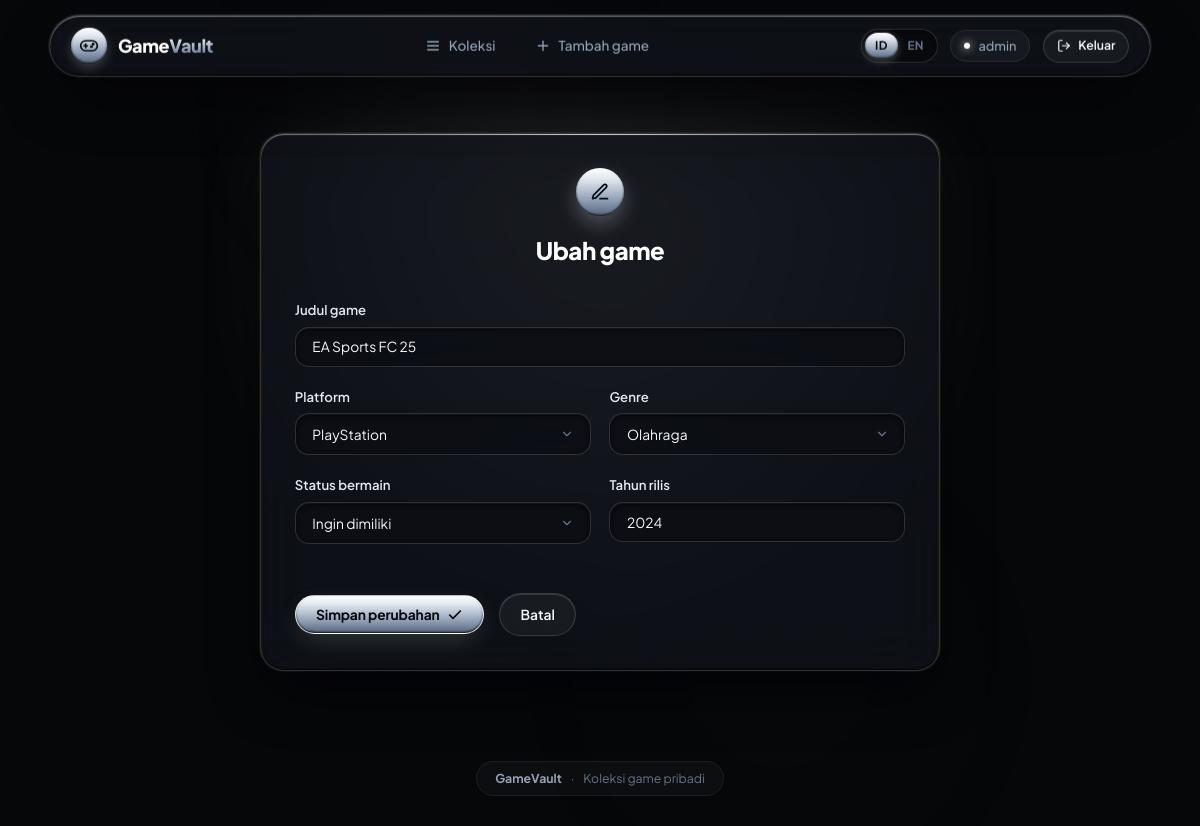
Screenshot of /edit.php?id=10 (signed in) with the database file from the repository.
### tables this page shows
CREATE TABLE games (
    id           INT UNSIGNED NOT NULL AUTO_INCREMENT PRIMARY KEY,
    title        VARCHAR(150) NOT NULL,
    platform     ENUM('pc','playstation','xbox','switch','mobile','other') NOT NULL,
    genre        ENUM('action','adventure','rpg','strategy','sports','racing','simulation','puzzle','horror','other') NOT NULL,
    status       ENUM('playing','completed','backlog','wishlist') NOT NULL DEFAULT 'backlog',
    release_year SMALLINT UNSIGNED NOT NULL,
    created_at   TIMESTAMP NOT NULL DEFAULT CURRENT_TIMESTAMP,
    updated_at   TIMESTAMP NOT NULL DEFAULT CURRENT_TIMESTAMP ON UPDATE CURRENT_TIMESTAMP,
    INDEX idx_status (status),
    INDEX idx_title (title)
);

### includes/bootstrap.php (called while the page is built, shortened)
<?php
require_once __DIR__ . '/../config/database.php';
function t(string $key): string
{
    return $GLOBALS['LANG'][$key] ?? $key;
}
function e(?string $value): string
{
    return htmlspecialchars((string) $value, ENT_QUOTES, 'UTF-8');
}
function platform_options(): array
{
    return ['pc', 'playstation', 'xbox', 'switch', 'mobile', 'other'];
}
function genre_options(): array
{
    return ['action', 'adventure', 'rpg', 'strategy', 'sports', 'racing', 'simulation', 'puzzle', 'horror', 'other'];
}
function status_options(): array
{
    return ['playing', 'completed', 'backlog', 'wishlist'];
}

### config/database.php (called while the page is built, shortened)
<?php
function db(): PDO
{
    static $pdo = null;
    if ($pdo === null) {
        try {
            $pdo = new PDO(
                'mysql:host=' . DB_HOST . ';dbname=' . DB_NAME . ';charset=utf8mb4',
                DB_USER,
                DB_PASS,
                [
                    PDO::ATTR_ERRMODE            => PDO::ERRMODE_EXCEPTION,
                    PDO::ATTR_DEFAULT_FETCH_MODE => PDO::FETCH_ASSOC,
                    PDO::ATTR_EMULATE_PREPARES   => false,
                ]
            );
        } catch (PDOException $e) {
            http_response_code(500);
            exit('Koneksi database gagal / Database connection failed. Periksa config/database.php');
        }
    }
    return $pdo;
}

### includes/game_form.php (the view, shortened to what this page needs)
<form method="post" class="form" novalidate>
    <div class="field <?= isset($errors['title']) ? 'has-error' : '' ?>">
        <label for="title"><?= e(t('field_title')) ?></label>
        <div class="input-wrap">
            <input type="text" id="title" name="title" maxlength="150" value="<?= e($game['title']) ?>" placeholder="e.g. Elden Ring, The Witcher 3" required>
        </div>
    </div>
    <div class="field-row">
        <div class="field <?= isset($errors['platform']) ? 'has-error' : '' ?>">
            <label for="platform"><?= e(t('field_platform')) ?></label>
            <div class="select-wrap">
                <select id="platform" name="platform" required>
                    <?php foreach (platform_options() as $p): ?>
                        <option value="<?= e($p) ?>" <?= $game['platform'] === $p ? 'selected' : '' ?>><?= e(t('platform_' . $p)) ?></option>
                    <?php endforeach; ?>
                </select>
                <svg class="select-arrow" width="14" height="14" viewBox="0 0 24 24" fill="none" stroke="currentColor" stroke-width="2" stroke-linecap="round" stroke-linejoin="round">
                    <polyline points="6 9 12 15 18 9"></polyline>
                </svg>
            </div>
        </div>
        <div class="field <?= isset($errors['genre']) ? 'has-error' : '' ?>">
            <label for="genre"><?= e(t('field_genre')) ?></label>
            <div class="select-wrap">
                <select id="genre" name="genre" required>
                    <?php foreach (genre_options() as $g): ?>
                        <option value="<?= e($g) ?>" <?= $game['genre'] === $g ? 'selected' : '' ?>><?= e(t('genre_' . $g)) ?></option>
                    <?php endforeach; ?>
                </select>
                <svg class="select-arrow" width="14" height="14" viewBox="0 0 24 24" fill="none" stroke="currentColor" stroke-width="2" stroke-linecap="round" stroke-linejoin="round">
                    <polyline points="6 9 12 15 18 9"></polyline>
                </svg>
            </div>
        </div>
    </div>
    <div class="field-row">
        <div class="field <?= isset($errors['status']) ? 'has-error' : '' ?>">
            <label for="status"><?= e(t('field_status')) ?></label>
            <div class="select-wrap">
                <select id="status" name="status" required>
                    <?php foreach (status_options() as $s): ?>
                        <option value="<?= e($s) ?>" <?= $game['status'] === $s ? 'selected' : '' ?>><?= e(t('status_' . $s)) ?></option>
                    <?php endforeach; ?>
                </select>
                <svg class="select-arrow" width="14" height="14" viewBox="0 0 24 24" fill="none" stroke="currentColor" stroke-width="2" stroke-linecap="round" stroke-linejoin="round">
                    <polyline points="6 9 12 15 18 9"></polyline>
                </svg>
            </div>
        </div>
        <div class="field <?= isset($errors['release_year']) ? 'has-error' : '' ?>">
            <label for="release_year"><?= e(t('field_year')) ?></label>
            <div class="input-wrap">
                <input type="number" id="release_year" name="release_year" value="<?= e((string) $game['release_year']) ?>" placeholder="e.g. 2024" required>
            </div>
        </div>
    </div>
    <div class="actions">
        <button type="submit" class="btn btn-primary btn-chrome">
            <span><?= e($submitLabel) ?></span>
            <svg width="16" height="16" viewBox="0 0 24 24" fill="none" stroke="currentColor" stroke-width="2.5" stroke-linecap="round" stroke-linejoin="round">
                <polyline points="20 6 9 17 4 12"></polyline>
            </svg>
        </button>
        <a class="btn btn-ghost" href="index.php"><?= e(t('cancel')) ?></a>
    </div>
</form>

### assets/style.css (style rules this page uses)
:root { --bg-void: #060709; --bg-subtle: #0c0e14; --text-primary: #f8fafc; --text-secondary: #94a3b8; --text-muted: #64748b; --text-dark: #07090e; --glass-surface: rgba(18, 21, 28, 0.68); --glass-surface-hover: rgba(26, 30, 40, 0.78); --glass-subtle: rgba(255, 255, 255, 0.04); --glass-border: rgba(255, 255, 255, 0.14); --glass-border-bright: rgba(255, 255, 255, 0.45); --glass-blur: 24px; --specular-rim: inset 0 1px 1px 0 rgba(255, 255, 255, 0.45), inset 0 -1px 2px 0 rgba(0, 0, 0, 0.8); --specular-glow: 0 0 25px -4px rgba(255, 255, 255, 0.12); --card-shadow: 0 24px 60px -15px rgba(0, 0, 0, 0.85), 0 0 1px 1px rgba(255, 255, 255, 0.08); --chrome-gradient: linear-gradient(180deg, #ffffff 0%, #e2e8f0 22%, #94a3b8 65%, #64748b 92%, #475569 100%); --chrome-gradient-hover: linear-gradient(180deg, #ffffff 0%, #f8fafc 25%, #cbd5e1 65%, #94a3b8 95%, #64748b 100%); --chrome-dark-gradient: linear-gradient(180deg, rgba(255,255,255,0.12) 0%, rgba(255,255,255,0.03) 100%); --radius-pill: 9999px; --radius-card: 24px; --radius-input: 14px; --radius-badge: 9999px; --st-playing-bg: rgba(255, 255, 255, 0.14); --st-playing-border: rgba(255, 255, 255, 0.4); --st-playing-text: #ffffff; --st-completed-bg: rgba(210, 218, 230, 0.1); --st-completed-border: rgba(210, 218, 230, 0.28); --st-completed-text: #e2e8f0; --st-backlog-bg: rgba(148, 163, 184, 0.08); --st-backlog-border: rgba(148, 163, 184, 0.22); --st-backlog-text: #cbd5e1; --st-wishlist-bg: rgba(100, 116, 139, 0.1); --st-wishlist-border: rgba(100, 116, 139, 0.22); --st-wishlist-text: #94a3b8; --danger-red: #ef4444; --danger-bg: rgba(239, 68, 68, 0.12); --danger-border: rgba(239, 68, 68, 0.3); --success-green: #10b981; --success-bg: rgba(16, 185, 129, 0.12); --success-border: rgba(16, 185, 129, 0.3); }
*, *::before, *::after { box-sizing: border-box; margin: 0; padding: 0; }
html { font-size: 15px; scroll-behavior: smooth; -webkit-font-smoothing: antialiased; -moz-osx-font-smoothing: grayscale; }
body { background-color: var(--bg-void); color: var(--text-primary); font-family: 'Plus Jakarta Sans', system-ui, -apple-system, BlinkMacSystemFont, "Segoe UI", Roboto, sans-serif; line-height: 1.6; min-height: 100vh; display: flex; flex-direction: column; position: relative; overflow-x: hidden; }
a { color: inherit; text-decoration: none; transition: all 0.25s cubic-bezier(0.16, 1, 0.3, 1); }
.btn { display: inline-flex; align-items: center; justify-content: center; gap: 0.5rem; border: 1px solid transparent; border-radius: var(--radius-pill); padding: 0.65rem 1.35rem; font-family: inherit; font-size: 0.92rem; font-weight: 600; cursor: pointer; text-decoration: none; transition: all 0.25s cubic-bezier(0.16, 1, 0.3, 1); position: relative; user-select: none; }
.btn-primary, .btn-chrome { background: var(--chrome-gradient); color: var(--text-dark); border-color: rgba(255, 255, 255, 0.6); box-shadow: var(--specular-rim), 0 8px 24px -4px rgba(255, 255, 255, 0.2), 0 4px 12px rgba(0, 0, 0, 0.5); font-weight: 700; letter-spacing: -0.01em; }
.btn-ghost { background: var(--glass-subtle); color: var(--text-primary); border: 1px solid var(--glass-border); backdrop-filter: blur(12px); box-shadow: inset 0 1px 1px rgba(255, 255, 255, 0.15); }
input[type=search], input[type=text], input[type=password], input[type=number], select { width: 100%; padding: 0.7rem 1.1rem; border-radius: var(--radius-input); border: 1px solid var(--glass-border); background: rgba(12, 14, 20, 0.75); backdrop-filter: blur(16px); color: var(--text-primary); font-family: inherit; font-size: 0.92rem; box-shadow: inset 0 2px 5px rgba(0, 0, 0, 0.6), inset 0 1px 0 rgba(255, 255, 255, 0.08); transition: all 0.25s ease; }
.form { margin-top: 1rem; }
.field { margin-bottom: 1.25rem; flex: 1; }
.field-row { display: flex; gap: 1.25rem; flex-wrap: wrap; }
.field-row .field { min-width: 200px; }
label { display: block; font-weight: 600; margin-bottom: 0.45rem; font-size: 0.88rem; color: #e2e8f0; }
.select-wrap { position: relative; display: flex; align-items: center; }
.select-wrap select { appearance: none; -webkit-appearance: none; padding-right: 2.5rem; cursor: pointer; }
.select-wrap select option { background: #0f121a; color: #ffffff; padding: 8px; }
.select-arrow { position: absolute; right: 1.1rem; color: var(--text-muted); pointer-events: none; }
.actions { display: flex; gap: 1rem; margin-top: 2rem; align-items: center; }

### rows the page displays
games: title "EA Sports FC 25", platform "PlayStation", genre "Olahraga", status "Ingin dimiliki", release_year "2024"

### other values shown
t('nav_collection') "Koleksi"
t('nav_add') "Tambah game"
$_SESSION['username'] "admin"
t('logout') "Keluar"
t('edit_title') "Ubah game"
t('field_title') "Judul game"
t('field_platform') "Platform"
t('field_genre') "Genre"
t('field_status') "Status bermain"
t('field_year') "Tahun rilis"
$submitLabel "Simpan perubahan"
t('cancel') "Batal"
t('footer') "Koleksi game pribadi"
